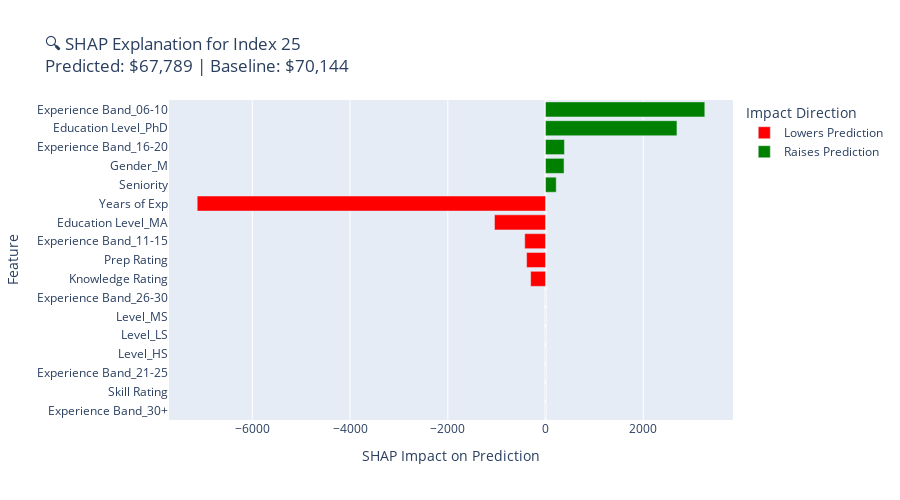

Source (notebook cell):
### Code cell
# Set the original index from df (can be anything in df)
original_index = target_index  # 👈 change this to whichever row you want to explain

# Make sure that row exists
if original_index not in df_encoded.index:
    raise ValueError(f"Index {original_index} not found in original data!")

# Match exact features used for training
x_target = df_encoded.loc[[original_index], X_clean.columns]

# SHAP: Use KernelExplainer (you already fit model_noOuts earlier)
explainer = shap.KernelExplainer(model_noOuts.predict, X_clean)
shap_values = explainer.shap_values(x_target)

# Create SHAP DataFrame for display
shap_df = pd.DataFrame({
    "Feature": x_target.columns,
    "Value": x_target.iloc[0].values,
    "SHAP Impact": shap_values[0]
})
shap_df["Abs Impact"] = shap_df["SHAP Impact"].abs()
shap_df["Impact Direction"] = shap_df["SHAP Impact"].apply(lambda x: "Raises Prediction" if x > 0 else "Lowers Prediction")
shap_df = shap_df.sort_values("Abs Impact", ascending=True)

baseline = float(explainer.expected_value)  # ensure it's a plain number
title = (
    f"🔍 SHAP Explanation for Index {original_index}<br>"
    f"Predicted: ${model_noOuts.predict(x_target)[0]:,.0f} | "
    f"Baseline: ${baseline:,.0f}"
)

# Interactive plot
fig = px.bar(
    shap_df,
    x="SHAP Impact",
    y="Feature",
    orientation="h",
    color="Impact Direction",
    hover_data={
        "Value": True,
        "SHAP Impact": True,
        "Feature": False,
        "Impact Direction": False
    },
    title=title,
    color_discrete_map={
        "Raises Prediction": "green",
        "Lowers Prediction": "red"
    }
)

fig.update_layout(
    xaxis_title="SHAP Impact on Prediction",
    yaxis_title="Feature",
    height=500
)

fig.show()

### Figure 1 — Plotly figure (JSON) as saved in the notebook; plotly's stock layout.template omitted (floating-point values rounded to 4 significant figures)
{"data": [{"alignmentgroup": "True", "customdata": [[false, "Lowers Prediction"], [0, "Lowers Prediction"], [false, "Lowers Prediction"], [true, "Lowers Prediction"], [false, "Lowers Prediction"], [false, "Lowers Prediction"], [false, "Lowers Prediction"], [0.3, "Lowers Prediction"], [0, "Lowers Prediction"], [false, "Lowers Prediction"], [false, "Lowers Prediction"], [7, "Lowers Prediction"]], "hovertemplate": "SHAP Impact=%{x}<br>Value=%{customdata[0]}<extra></extra>", "legendgroup": "Lowers Prediction", "marker": {"color": "red", "pattern": {"shape": ""}}, "name": "Lowers Prediction", "offsetgroup": "Lowers Prediction", "orientation": "h", "showlegend": true, "textposition": "auto", "type": "bar", "x": [0, 0, 0, 0, 0, 0, 0, -304.5, -387.3, -425.7, -1044.0, -7126.0], "xaxis": "x", "y": ["Experience Band_30+", "Skill Rating", "Experience Band_21-25", "Level_HS", "Level_LS", "Level_MS", "Experience Band_26-30", "Knowledge Rating", "Prep Rating", "Experience Band_11-15", "Education Level_MA", "Years of Exp"], "yaxis": "y"}, {"alignmentgroup": "True", "customdata": [[4, "Raises Prediction"], [false, "Raises Prediction"], [false, "Raises Prediction"], [true, "Raises Prediction"], [true, "Raises Prediction"]], "hovertemplate": "SHAP Impact=%{x}<br>Value=%{customdata[0]}<extra></extra>", "legendgroup": "Raises Prediction", "marker": {"color": "green", "pattern": {"shape": ""}}, "name": "Raises Prediction", "offsetgroup": "Raises Prediction", "orientation": "h", "showlegend": true, "textposition": "auto", "type": "bar", "x": [219.3, 379.2, 386.8, 2689.0, 3259.0], "xaxis": "x", "y": ["Seniority", "Gender_M", "Experience Band_16-20", "Education Level_PhD", "Experience Band_06-10"], "yaxis": "y"}], "layout": {"barmode": "relative", "height": 500, "legend": {"title": {"text": "Impact Direction"}, "tracegroupgap": 0}, "title": {"text": "🔍 SHAP Explanation for Index 25<br>Predicted: $67,789 | Baseline: $70,144"}, "xaxis": {"anchor": "y", "domain": [0, 1], "title": {"text": "SHAP Impact on Prediction"}}, "yaxis": {"anchor": "x", "domain": [0, 1], "title": {"text": "Feature"}}}}
